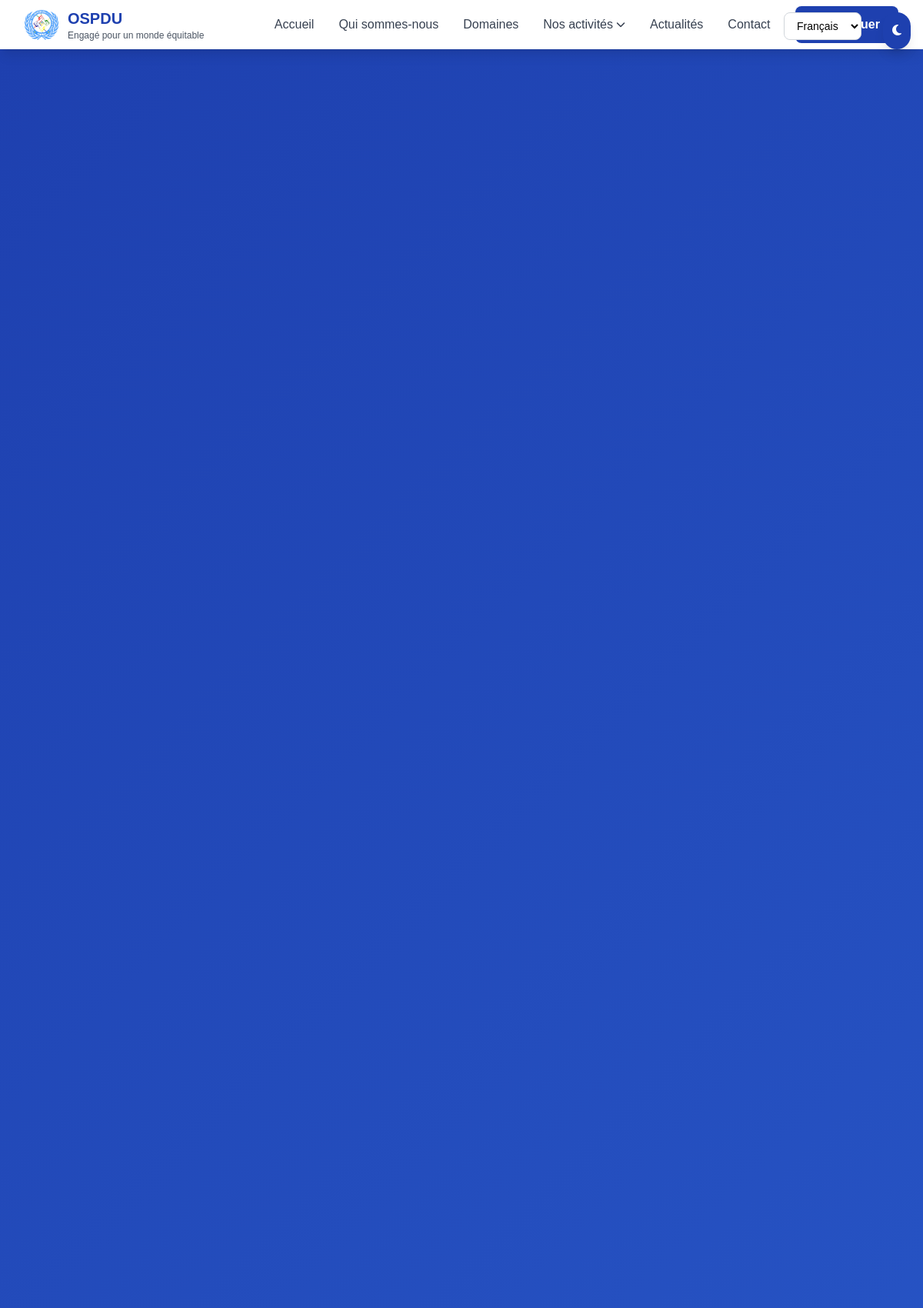
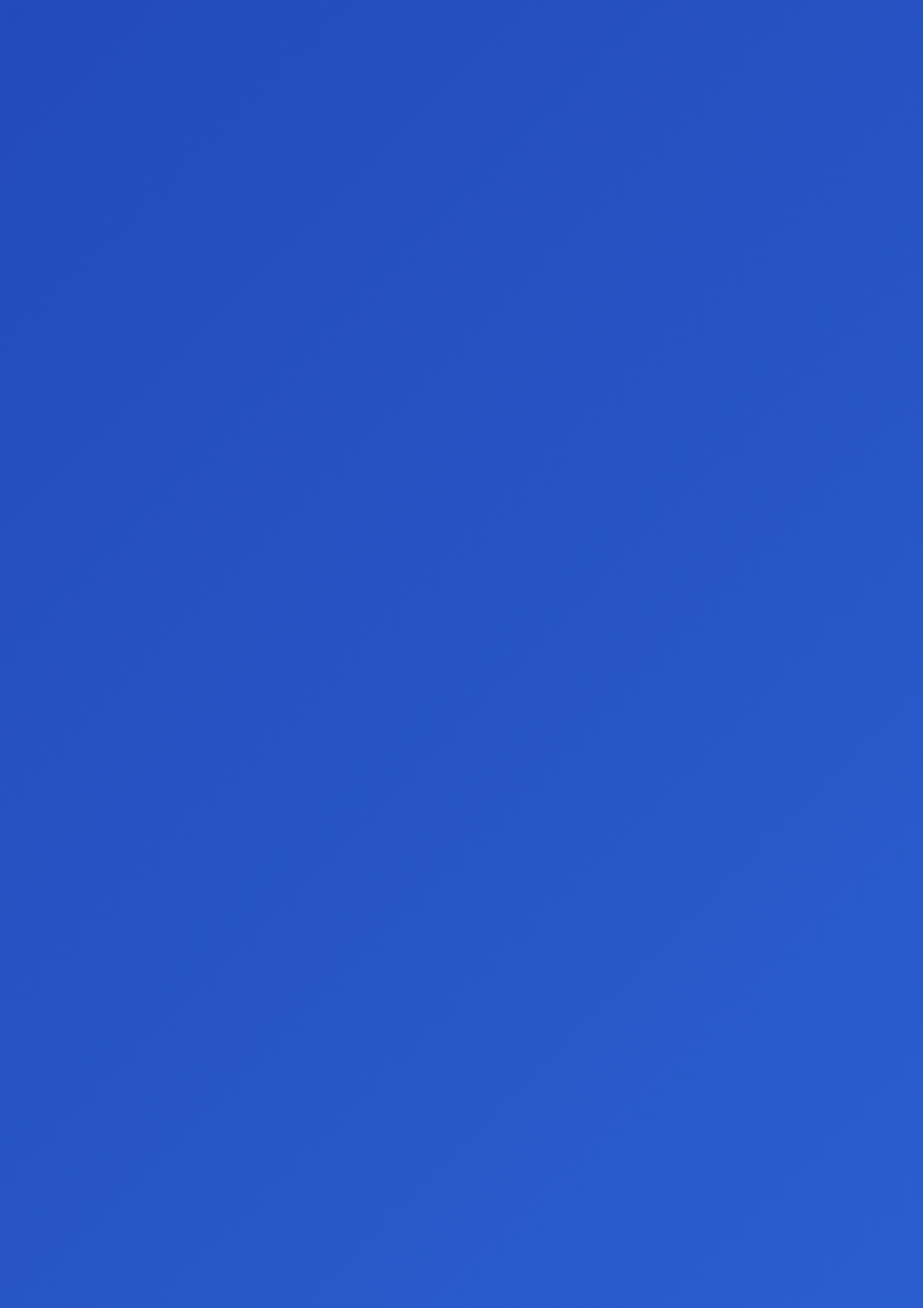
The page / (upper part) on the database its author committed (2 pictures, top to bottom).
### tables this page shows
CREATE TABLE `site_settings` (
  `id` int(11) NOT NULL,
  `setting_key` varchar(100) NOT NULL,
  `setting_value` text DEFAULT NULL,
  `setting_type` enum('text','textarea','image','boolean') DEFAULT 'text',
  `created_at` timestamp NULL DEFAULT current_timestamp(),
  `updated_at` timestamp NULL DEFAULT current_timestamp() ON UPDATE current_timestamp()
);

### includes/functions.php (called while the page is built, shortened)
<?php
function get_current_language() {
    return isset($_SESSION['language']) ? $_SESSION['language'] : 'fr';
}
function get_image($image_path, $default = 'assets/images/default.jpg') {
    return $default;
}
function get_site_setting($key, $default = '') {
    global $pdo;
    try {
        $stmt = $pdo->prepare("SELECT setting_value FROM site_settings WHERE setting_key = ?");
        $stmt->execute([$key]);
        $result = $stmt->fetch();
        return $result ? $result['setting_value'] : $default;
    } catch(PDOException $e) {
        return $default;
    }
}
?>

### index.php (the view, shortened to what this page needs)
<?php
require_once 'config/database.php';
require_once 'includes/functions.php';
try {
    $stmt = $pdo->query("SELECT * FROM sliders WHERE status = 'active' ORDER BY order_position ASC");
    $sliders = $stmt->fetchAll();
} catch(PDOException $e) {
    $sliders = [];
}
include 'includes/header.php';
?>
<section class="relative h-screen overflow-hidden">
    <?php if (!empty($sliders)): ?>
        <div id="hero-slider" class="relative h-full">
            <?php foreach ($sliders as $index => $slider): ?>
                <div class="slide <?php echo $index === 0 ? 'active' : ''; ?> absolute inset-0 transition-opacity duration-1000 <?php echo $index === 0 ? 'opacity-100' : 'opacity-0'; ?>">
                    <div class="absolute inset-0 bg-black bg-opacity-40"></div>
                    <img src="<?php echo get_image($slider['image_path'], 'assets/images/hero-bg.jpg'); ?>"
                         alt="<?php echo get_text($slider['title_fr'], $slider['title_en'], $slider['title_sw']); ?>"
                         class="w-full h-full object-cover">
                    <div class="absolute inset-0 flex items-center justify-center">
                        <div class="text-center text-white max-w-4xl mx-auto px-4">
                            <h1 class="text-4xl md:text-6xl font-bold mb-6 text-shadow animate-on-scroll">
                                <?php echo get_text($slider['title_fr'], $slider['title_en'], $slider['title_sw']); ?>
                            </h1>
                            <p class="text-xl md:text-2xl mb-8 text-shadow animate-on-scroll">
                                <?php echo get_text($slider['subtitle_fr'], $slider['subtitle_en'], $slider['subtitle_sw']); ?>
                            </p>
                            <?php if (!empty($slider['link_url'])): ?>
                                <a href="<?php echo $slider['link_url']; ?>" class="btn-primary text-lg animate-on-scroll">
                                    <?php echo get_text($slider['button_text_fr'], $slider['button_text_en'], $slider['button_text_sw']); ?>
                                </a>
                            <?php endif; ?>
                        </div>
                    </div>
                </div>
            <?php endforeach; ?>
            <?php if (count($sliders) > 1): ?>
                <div class="absolute bottom-8 left-1/2 transform -translate-x-1/2 flex space-x-2">
                    <?php foreach ($sliders as $index => $slider): ?>
                        <button class="slider-dot w-3 h-3 rounded-full bg-white bg-opacity-50 hover:bg-opacity-100 transition-all duration-300 <?php echo $index === 0 ? 'bg-opacity-100' : ''; ?>"
                                data-slide="<?php echo $index; ?>"></button>
                    <?php endforeach; ?>
                </div>
                <button id="prev-slide" class="absolute left-4 top-1/2 transform -translate-y-1/2 text-white text-2xl hover:text-primary-blue transition-colors duration-300">
                    <i class="fas fa-chevron-left"></i>
                </button>
                <button id="next-slide" class="absolute right-4 top-1/2 transform -translate-y-1/2 text-white text-2xl hover:text-primary-blue transition-colors duration-300">
                    <i class="fas fa-chevron-right"></i>
                </button>
            <?php endif; ?>
        </div>
    <?php else: ?>
        <div class="hero-gradient h-full flex items-center justify-center">
        </div>
    <?php endif; ?>
</section>
<?php include 'includes/footer.php'; ?>

### includes/header.php (shortened to what this page needs)
<!DOCTYPE html>
<html lang="<?php echo get_current_language(); ?>">
<head>
    <script src="https://cdn.tailwindcss.com"></script>
    <link rel="stylesheet" href="https://cdnjs.cloudflare.com/ajax/libs/font-awesome/6.4.0/css/all.min.css">
    <link rel="stylesheet" href="https://cdn.jsdelivr.net/npm/alertifyjs@1.13.1/build/css/alertify.min.css">
    <link rel="stylesheet" href="https://cdn.jsdelivr.net/npm/alertifyjs@1.13.1/build/css/themes/default.min.css">
    <link rel="stylesheet" href="https://cdn.datatables.net/1.13.6/css/jquery.dataTables.min.css">
</head>
<body class="font-sans transition-colors duration-300">
    <button id="theme-toggle" class="fixed top-4 right-4 z-50 p-3 bg-primary-blue text-white rounded-full shadow-lg hover:bg-primary-blue-dark transition-all duration-300">
        <i class="fas fa-moon" id="theme-icon"></i>
    </button>
    <div class="fixed top-4 right-20 z-50">
        <select id="language-selector" class="bg-white dark:bg-gray-800 border border-gray-300 dark:border-gray-600 rounded-lg px-3 py-2 text-sm">
            <option value="fr" <?php echo get_current_language() == 'fr' ? 'selected' : ''; ?>>Français</option>
        </select>
    </div>
    <nav id="main-nav" class="bg-white dark:bg-gray-900 shadow-lg sticky top-0 z-40 transition-all duration-300">
        <div class="max-w-7xl mx-auto px-4 sm:px-6 lg:px-8">
            <div class="flex justify-between items-center h-16">
                <div class="flex items-center">
                    <a href="index.php" class="flex items-center space-x-3">
                        <img src="<?php echo get_image(get_site_setting('site_logo'), 'assets/images/logo.png'); ?>"
                             alt="OSPDU Logo" class="h-10 w-auto">
                        <div class="hidden md:block">
                            <h1 class="text-xl font-bold text-primary-blue">OSPDU</h1>
                            <p class="text-xs text-gray-600 dark:text-gray-300"><?php echo get_site_setting('site_slogan'); ?></p>
                        </div>
                    </a>
                </div>
                <div class="hidden md:flex items-center space-x-8">
                    <a href="index.php" class="text-gray-700 dark:text-gray-300 hover:text-primary-blue transition-colors duration-300">
                        <?php echo get_current_language() == 'fr' ? 'Accueil' : (get_current_language() == 'en' ? 'Home' : 'Nyumbani'); ?>
                    </a>
                    <a href="qui-sommes-nous.php" class="text-gray-700 dark:text-gray-300 hover:text-primary-blue transition-colors duration-300">
                        <?php echo get_current_language() == 'fr' ? 'Qui sommes-nous' : (get_current_language() == 'en' ? 'About Us' : 'Kuhusu Sisi'); ?>
                    </a>
                    <a href="domaines-intervention.php" class="text-gray-700 dark:text-gray-300 hover:text-primary-blue transition-colors duration-300">
                        <?php echo get_current_language() == 'fr' ? 'Domaines' : (get_current_language() == 'en' ? 'Domains' : 'Maeneo'); ?>
                    </a>
                    <div class="relative group">
                        <button class="text-gray-700 dark:text-gray-300 hover:text-primary-blue transition-colors duration-300 flex items-center">
                            <?php echo get_current_language() == 'fr' ? 'Nos activités' : (get_current_language() == 'en' ? 'Our Activities' : 'Shughuli Zetu'); ?>
                            <i class="fas fa-chevron-down ml-1 text-xs"></i>
                        </button>
                    </div>
                    <a href="actualites.php" class="text-gray-700 dark:text-gray-300 hover:text-primary-blue transition-colors duration-300">
                        <?php echo get_current_language() == 'fr' ? 'Actualités' : (get_current_language() == 'en' ? 'News' : 'Habari'); ?>
                    </a>
                    <a href="contact.php" class="text-gray-700 dark:text-gray-300 hover:text-primary-blue transition-colors duration-300">
                        <?php echo get_current_language() == 'fr' ? 'Contact' : (get_current_language() == 'en' ? 'Contact' : 'Mawasiliano'); ?>
                    </a>
                    <a href="s-impliquer.php" class="btn-primary">
                    </a>
                </div>
            </div>
        </div>
    </nav>

### includes/header.php (style rules this page uses)
:root { --primary-blue: #1e40af; --primary-blue-dark: #1e3a8a; --secondary-blue: #3b82f6; --light-blue: #dbeafe; --dark-bg: #0f172a; --dark-card: #1e293b; --dark-text: #f1f5f9; }
.hero-gradient { background: linear-gradient(135deg, var(--primary-blue) 0%, var(--secondary-blue) 100%); }
.btn-primary { background-color: var(--primary-blue); color: white; padding: 0.75rem 1.5rem; border-radius: 0.5rem; font-weight: 600; transition: all 0.3s ease; border: none; cursor: pointer; }

### rows shown on the page
site_settings: setting_value (picture)
site_settings: setting_value "Engagé pour un monde équitable"
